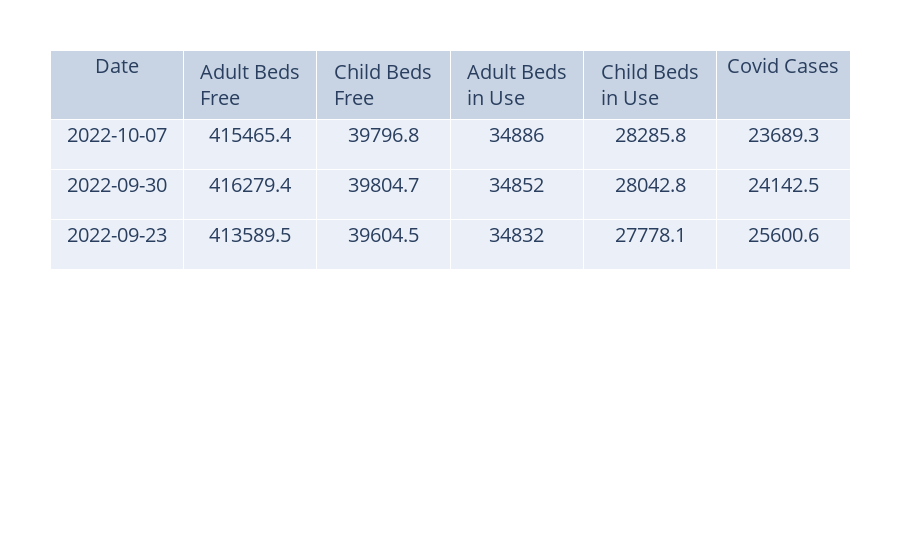

The code cell stored with this chart in its notebook:
### Markdown cell above
## 2. Summary table of the amount of total beds in use and avaiable for Adults and Children as well as total Hospitalized Covid Cases for each Week.

### Code cell
summary_beds = pd.read_sql_query(
    "SELECT b.collection_date, Adult_Beds_free, child_beds_free, \
    adult_beds_in_use, child_beds_in_use, total_covid_cases FROM \
    (SELECT collection_date, SUM(adult_beds_weekly_avg) as Adult_Beds_free, \
    SUM(pediatric_beds_weekly_avg) as child_beds_free, \
    SUM(adult_beds_occupied_weekly_avg) as adult_beds_in_use, \
    SUM(pediatric_beds_occupied_weekly_avg) as child_beds_in_use FROM beds \
    GROUP BY collection_date HAVING collection_date <= %(week)s) as b \
    INNER JOIN (SELECT collection_date, \
    SUM(patients_confirmed_covid_weekly_avg) as total_covid_cases \
    FROM Patients GROUP BY collection_date \
    HAVING collection_date <= %(week)s) as p \
    ON b.collection_date = p.collection_date ORDER BY \
    b.collection_date Desc", conn, params={'week':week})

summary_beds = summary_beds.rename(columns={"collection_date":"Date", "adult_beds_free":"Adult Beds Free", 
"child_beds_free":"Child Beds Free", "adult_beds_in_use":"Adult Beds in Use", "child_beds_in_use":"Child Beds in Use",
"total_covid_cases":"Covid Cases"})

list1 = summary_beds["Date"]
list2 = summary_beds['Adult Beds Free']
list3 = summary_beds['Child Beds Free']
list4 = summary_beds['Adult Beds in Use']
list5 = summary_beds['Child Beds in Use']
list6 = summary_beds['Covid Cases']



table = go.Figure(data = [go.Table(header = dict(values = ['<b> Date <b>', '<b> Adult Beds Free <b>', '<b> Child Beds Free <b>', '<b> Adult Beds in Use <b>', '<b> Child Beds in Use <b>', '<b> Covid Cases <b>'], font_size=20, height=50),
                                                cells = dict(values=[list1, list2, list3, list4, list5, list6], font_size=20, height=50))]

                                
)

table.update_layout(autosize=True, margin=dict(r=50, l=50, t=50, b=0))


table.show()

### Figure 1 — Plotly figure (JSON) as saved in the notebook; plotly's stock layout.template omitted (floating-point values rounded to 4 significant figures)
{"data": [{"cells": {"font": {"size": 20}, "height": 50, "values": [["2022-10-07", "2022-09-30", "2022-09-23"], [415500.0, 416300.0, 413600.0], [39800.0, 39800.0, 39600.0], [34886, 34852, 34832], [28290.0, 28040.0, 27780.0], [23690.0, 24140.0, 25600.0]]}, "header": {"font": {"size": 20}, "height": 50, "values": ["Date", "Adult Beds Free", "Child Beds Free", "Adult Beds in Use", "Child Beds in Use", "Covid Cases"]}, "type": "table"}], "layout": {"autosize": true, "margin": {"b": 0, "l": 50, "r": 50, "t": 50}}}
